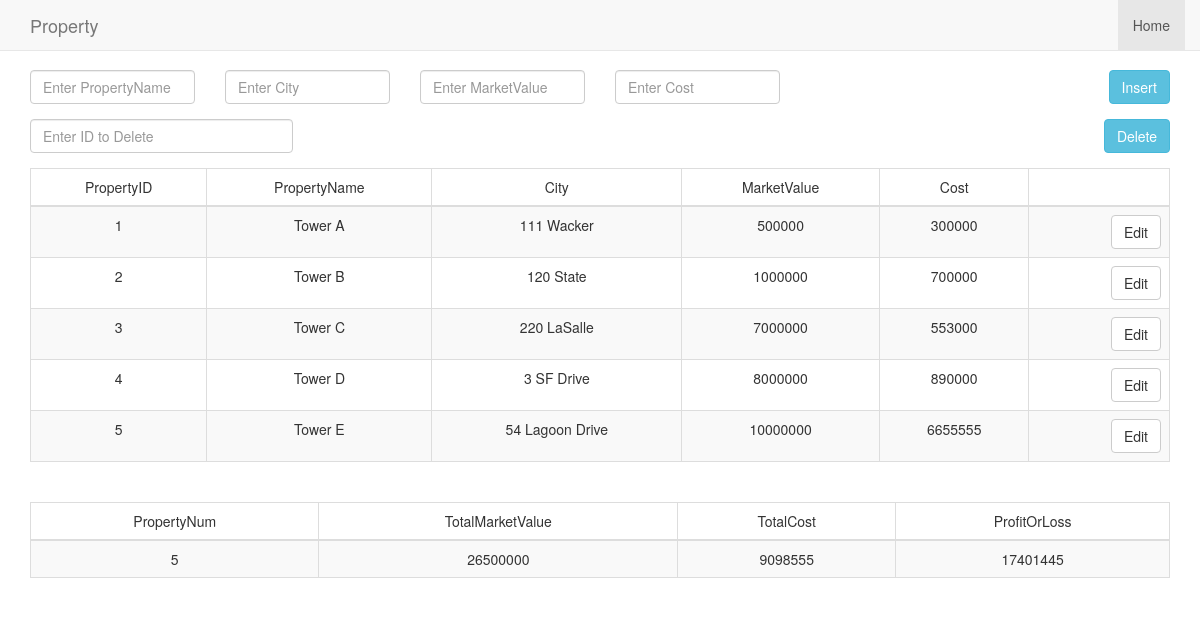
Screenshot of /task2 with the database file from the repository.
### tables this page shows
CREATE TABLE `Property` (
	`PropertyID`	INTEGER NOT NULL PRIMARY KEY AUTOINCREMENT,
	`PropertyName`	TEXT,
	`City`	TEXT,
	`MarketValue`	NUMERIC,
	`Cost`	NUMERIC
);

### run.py (the view)
@app.route('/task2')
def task2():
	try:
		con = sql.connect("Database.db")
		con.row_factory = sql.Row
		cur1 = con.cursor()
		cur1.execute("select * from Property")
		Query1 = cur1.fetchall();
		cur2 = con.cursor()
		cur2.execute("select Count(*)as PropertyNum, SUM(MarketValue)as TotalMarketValue, SUM(Cost) as TotalCost, (SUM(MarketValue) - SUM(Cost)) as ProfitOrLoss from Property")
		Query2 = cur2.fetchall()
	except Error as e:
		print(e)
	finally:
		return render_template("tabular.html", Query1 = Query1, Query2 = Query2)

### templates/tabular.html (shortened to what this page needs)
<!doctype html>
<html>
<head>
   <link href="http://maxcdn.bootstrapcdn.com/bootstrap/3.3.5/css/bootstrap.min.css" rel="stylesheet"/>
   <body>
      <nav id="siteNav" class="navbar navbar-default navbar-fixed-top" role="navigation">
        <div class="container">
            <div class="navbar-header">
                <a class="navbar-brand" href="#">
                    Property
                </a>
            </div>
            <div class="collapse navbar-collapse" id="navbar">
                <ul class="nav navbar-nav navbar-right">
                    <li class = "active">
                        <a href="#">Home</a>
                    </li>
                </ul>
            </div>
        </div>
    </nav>
        <div class="container">
            <form method="post" novalidate="novalidate">
                    <div class="row">
                        <div class="col-sm-2">
                        <div class="form-group">
                            <input type="text" class="form-control" name="name" id="name" placeholder="Enter PropertyName" required>
                        </div>
                        </div>
                        <div class="col-sm-2">
                        <div class="form-group">
                            <input type="text" class="form-control" name="city" id="city" placeholder="Enter City" required>
                        </div>
                        </div>
                        <div class="col-sm-2">
                            <div class="form-group">
                                <input type="text" class="form-control" name="value" id="value" placeholder="Enter MarketValue" required>
                            </div>
                        </div>
                        <div class="col-sm-2">
                            <div class="form-group">
                                <input type="text" class="form-control" name="cost" id="cost" placeholder="Enter Cost" required>
                            </div>
                        </div>
                        <div class="col-sm-4">
                           <div class="form-group">
                               <button type="submit" name="insert" id="insert" value="Insert" class="btn btn-info pull-right" required="required">Insert</button>
                           </div>
                        </div>
                    </div>
            </form>
        </div>
      <div class="container">
         <form method="post" novalidate="novalidate">
                  <div class="row">
                     <div class="col-sm-3">
                        <div class="form-group">
                            <input type="text" class="form-control" name="PropertyID" id="PropertyID" placeholder="Enter ID to Delete" required>
                        </div>
                     </div>
                        <div class="col-sm-9">
                           <div class="form-group">
                               <button type="submit" name="delete" id="delete" value="Delete" class="btn btn-info pull-right" required="required">Delete</button>
                           </div>
                        </div>
                    </div>
                  </div>
      <div class="container">
         <div class="container-fluid">
            <div class="row">
              <div class="col-6 align-self-center">
                  <table class = "table table-bordered table-striped text-center" border = 1>
                     <thead>
                        <td>PropertyID</td>
                        <td>PropertyName</td>
                        <td>City</td>
                        <td>MarketValue</td>
                        <td>Cost</td>
                        <td></td>
                     </thead>
                     {% for row in Query1 %}
                        <tr>
                           <td>{{row["PropertyID"]}}</td>
                           <td>{{row["PropertyName"]}}</td>
                           <td> {{row["City"]}}</td>
                           <td>{{row['MarketValue']}}</td>
                           <td>{{row['Cost']}}</td>
                           <td><a href="task3_edit/{{row["PropertyID"]}}" class="btn btn-default pull-right">Edit</a></td>
                        </tr>
                     {% endfor %}
                  </table>
                  <br>
                  <table class = "table table-bordered table-striped text-center" border = 1>
                     <thead>
                        <td>PropertyNum</td>
                        <td>TotalMarketValue</td>
                        <td>TotalCost</td>
                        <td>ProfitOrLoss</td>
                     </thead>
                     {% for row in Query2 %}
                        <tr>
                           <td>{{row["PropertyNum"]}}</td>
                           <td>{{row["TotalMarketValue"]}}</td>
                           <td> {{ row["TotalCost"]}}</td>
                           <td>{{row['ProfitOrLoss']}}</td>
                        </tr>
                     {% endfor %}
                  </table>
               </div>
            </div>
         </div>
      </div>
   </body>
</html>

### rows the page displays
Property: PropertyID "1", PropertyName "Tower A", City "111 Wacker", MarketValue "500000", Cost "300000"
Property: PropertyID "2", PropertyName "Tower B", City "120 State", MarketValue "1000000", Cost "700000"
Property: PropertyID "3", PropertyName "Tower C", City "220 LaSalle", MarketValue "7000000", Cost "553000"
Property: PropertyID "4", PropertyName "Tower D", City "3 SF Drive", MarketValue "8000000", Cost "890000"
Property: PropertyID "5", PropertyName "Tower E", City "54 Lagoon Drive", MarketValue "10000000", Cost "6655555"

### other values shown
{{ row["PropertyNum"] }} "5"
{{ row["TotalMarketValue"] }} "26500000"
{{ row["TotalCost"] }} "9098555"
{{ row['ProfitOrLoss'] }} "17401445"
